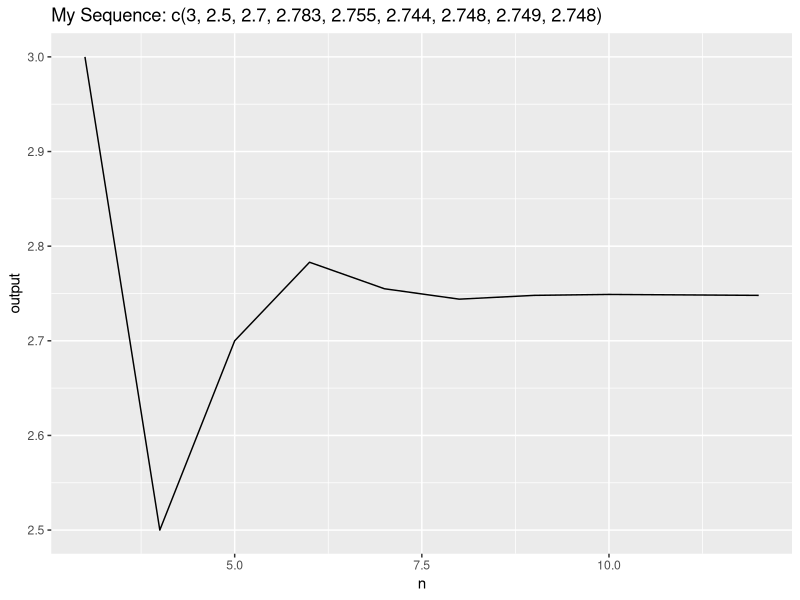

This figure's R source:
## ---- chunk 1
library(ggplot2)
library(tibble)
## ---- chunk 2
knitr::opts_chunk$set(echo = TRUE)
## ---- chunk 3
myseq_n <- function(x, n){
  stopifnot(length(x) == 3 & is.numeric(x)) # error check x
  stopifnot(n > 0 & as.integer(n)) # error check n
  
  nums <- vector(mode = "integer", length = n) # create nums's type 
  for (i in seq_along(nums)) {
    if (i <= 3) {
      nums[i] <- x[i]
    }else{
      nums[i] <- nums[i - 1] + (nums[i - 3] - nums[i - 2]) / i
    }
  }
  return(nums[n])
} # created myseq_n function 

# Test function
myseq_n(x = c(2, 3, 3), n = 3)
myseq_n(x = c(2, 4, 3), n = 4)
myseq_n(x = c(2, 4, 3), n = 5)
myseq_n(x = c(2, 4, 3), n = 6)
myseq_n(x = c(2, 4, 3), n = 7)

#calcn(x = c(2, 4, 3), n = 7L) # correct x and n type
#calcn(x = c(2, 4), n = 7) # length of x < 3
#calcn(x = c(2, 4, 3, 5), n = 6) # length of x > 3
#calcn(x = c(2, 4, 3), n = 0) # n <= 0
#calcn(x = c(2, 4, 3), n = 5.53) # n is a float(dbl)
## ---- chunk 4
numSeqPlot <- function(nums){
  stopifnot(ncol(nums) == 4 & as_tibble(nums)) # error check the length and df type
  stopifnot(all(nums[[4]] > 0) & is.numeric(nums[[1]]) & is.numeric(nums[[2]]),
            is.numeric(nums[[3]]) & as.integer(nums[[4]]))
  # error check the fourth column is a positive integer, and all numbers are numeric

  df <- tibble(n = 0, output = 0) # build a blank data frame
  nums <- tibble(nums) # named nums as tibble
  for (i in 1:nrow(nums)) {
    x <- c(nums[[i, 1]], nums[[i, 2]], nums[[i, 3]]) # extract x, y, z
    n <- nums[[i, 4]] # extract n
    myseq_n(x, n) -> df[i, 2] # the second column
    n -> df[i, 1] #the first column

  }

  df[ ,2] <- round(df[ ,2],digits = 3) # set the rounding numbers will store in ggtitle later
  graphic <- df %>% # make a graphic
    ggplot2::ggplot(mapping = ggplot2::aes(x = n, y = output)) +
    ggplot2::geom_line() +
    ggplot2::labs(title = paste("My Sequence:", df[ ,2])) 

  return(graphic) # created numSeqPlot
}

# testing the function
my_data <- tribble(
  ~x, ~y, ~z, ~n,
  2,4,3,3,
  2,4,3,4,
  2,4,3,5,
  2,4,3,6,
  2,4,3,7,
  2,4,3,8,
  2,4,3,9,
  2,4,3,10,
  2,4,3,12)

numSeqPlot(my_data)
